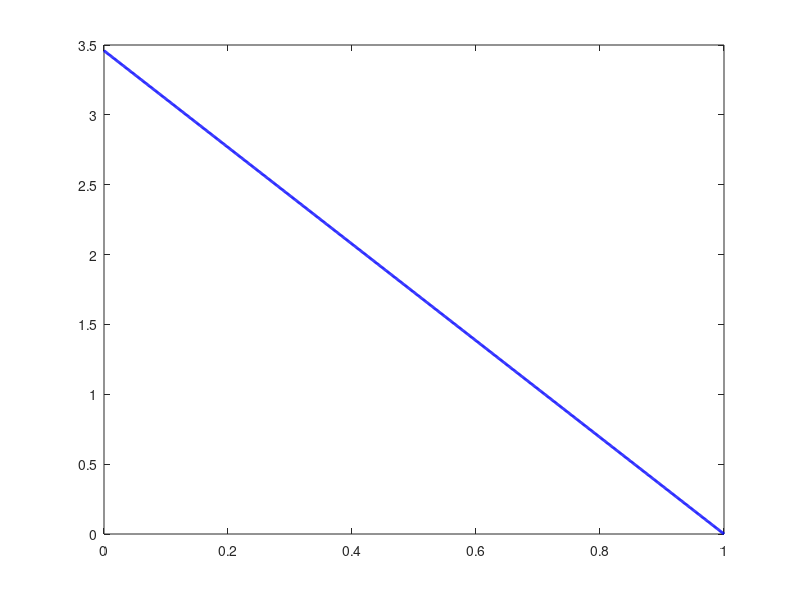

Reproduce this figure in MATLAB. (Note: this script raises an error after producing the figure.)
clc; clear; close all;

% SNRs
snr0 = 10^(0/10);   % 0 dB
snr1 = 10^(10/10);  % 10 dB

% TDMA region
tau = linspace(0, 1, 1000);
R0_tdma = tau * log2(1 + snr0);
R1_tdma = (1 - tau) * log2(1 + snr1);

% Prepare figure
figure;
plot(R0_tdma, R1_tdma, 'b-', 'LineWidth', 2); hold on;

% FDMA (BC): collect all (R0, R1) points
F0_vals = linspace(0.00, 0.95, 30);
E0_vals = linspace(0.01, 0.99, 200);

all_R0 = [];
all_R1 = [];

for i = 1:length(F0_vals)
    F0 = F0_vals(i);
    F1 = 1 - F0;

    for j = 1:length(E0_vals)
        E0 = E0_vals(j);
        E1 = 1 - E0;

        R0 = F0 * log2(1 + (E0 / F0) * snr0);
        R1 = F1 * log2(1 + (E1 / F1) * snr1);

        all_R0(end+1) = R0;
        all_R1(end+1) = R1;
    end
end

% Compute convex hull
R_all = [all_R0(:), all_R1(:)];
K = convhull(R_all);  % Indices of convex boundary

% Draw convex hull as red solid line
plot(R_all(K,1), R_all(K,2), 'r-', 'LineWidth', 2);

% Plot setup
xlabel('R_0/B (User 0 Spectral Efficiency)');
ylabel('R_1/B (User 1 Spectral Efficiency)');
title('Spectral Efficiency Regions: TDMA vs FDMA (BC)');
legend('TDMA', 'FDMA (BC, Convex Hull)', 'Location', 'northeast');
xlim([0 4]);
ylim([0 4]);
grid on;

% Save
print(gcf, '6_4ce_a_BC_fdma_convex', '-depsc2');  % For Overleaf
